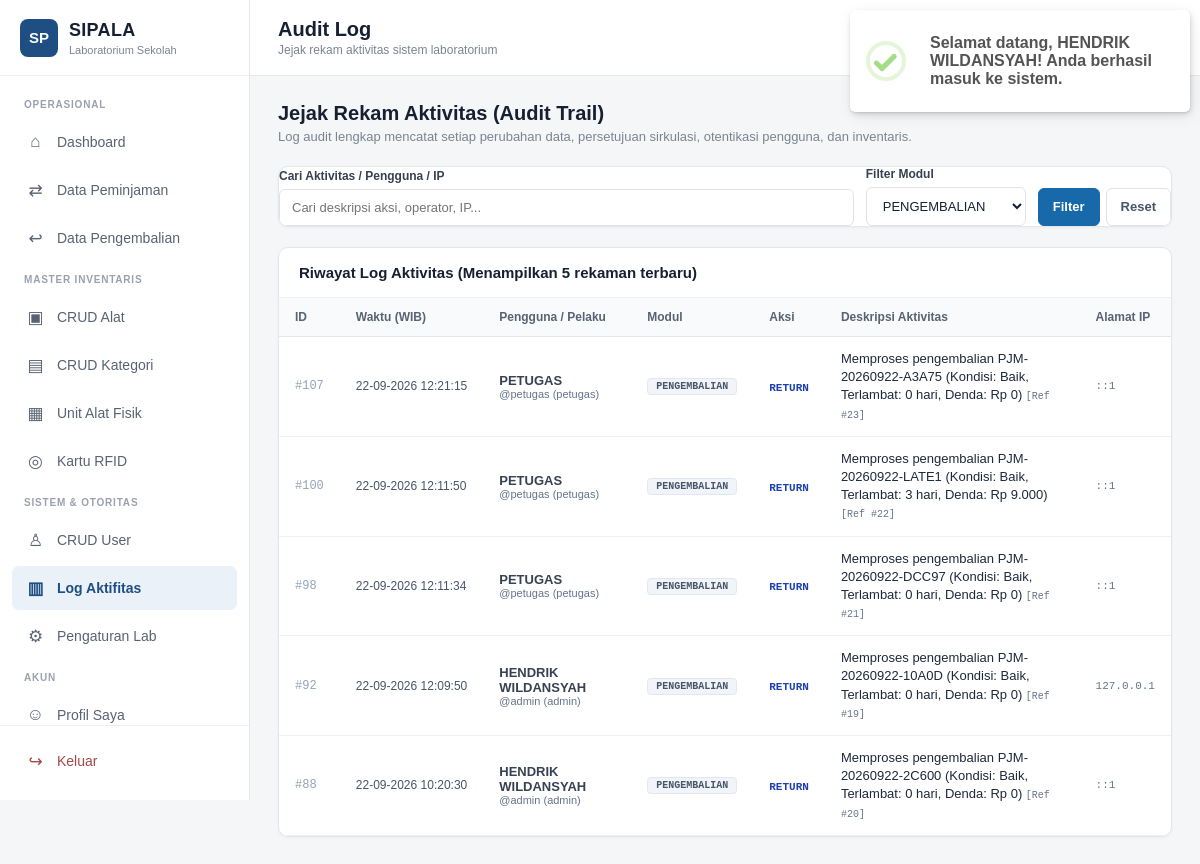
The page /admin/log/index.php?modul=PENGEMBALIAN (signed in) on the database as committed earlier.
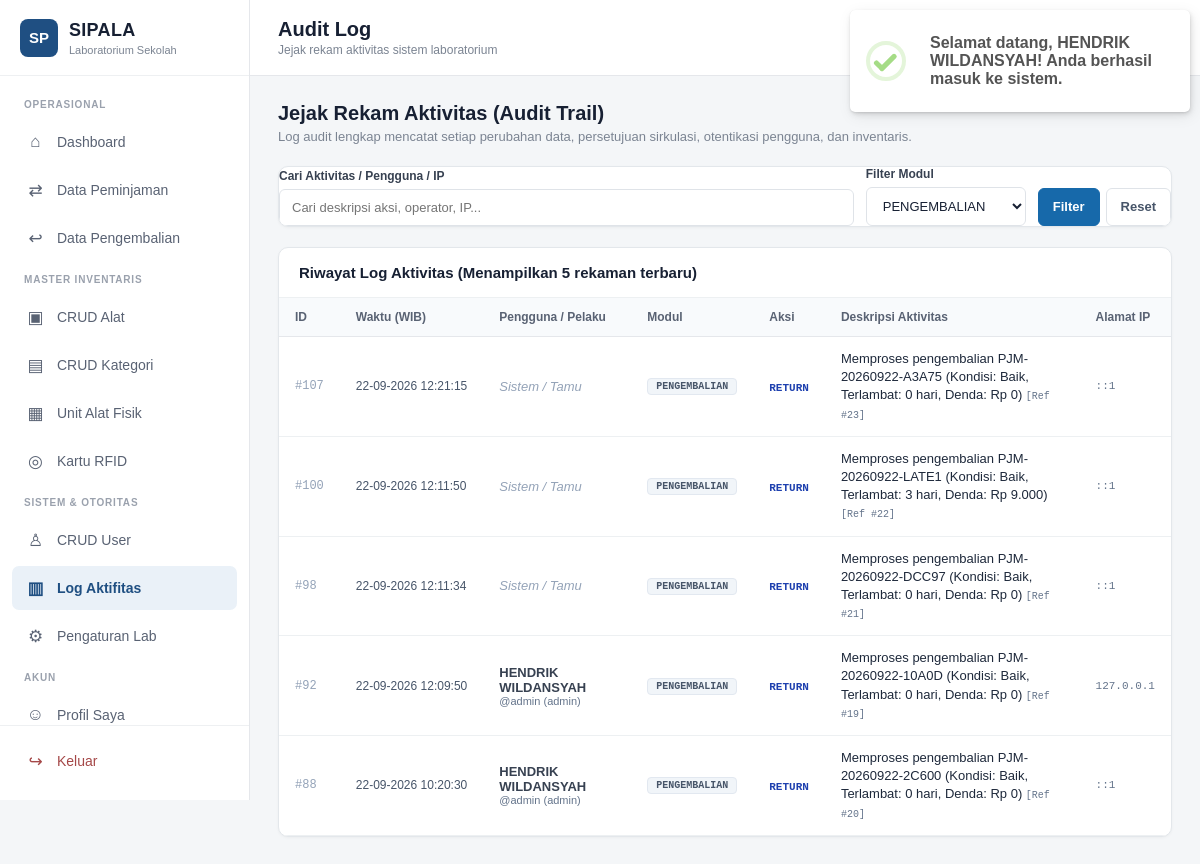
The same page on the database as committed later.
### tables this page shows
CREATE TABLE `log_aktivitas` (
  `id` bigint(20) unsigned NOT NULL AUTO_INCREMENT,
  `user_id` int(10) unsigned DEFAULT NULL,
  `aksi` varchar(50) NOT NULL DEFAULT 'UMUM',
  `modul` varchar(50) NOT NULL DEFAULT 'SYSTEM',
  `reference_id` int(10) unsigned DEFAULT NULL,
  `aktivitas` varchar(100) NOT NULL DEFAULT '',
  `deskripsi` text NOT NULL,
  `ip_address` varchar(45) DEFAULT NULL,
  `created_at` timestamp NOT NULL DEFAULT current_timestamp(),
  PRIMARY KEY (`id`),
  KEY `idx_log_user_created` (`user_id`,`created_at`),
  KEY `idx_log_aktivitas_created` (`aktivitas`,`created_at`),
  CONSTRAINT `fk_log_user` FOREIGN KEY (`user_id`) REFERENCES `users` (`id`) ON DELETE SET NULL ON UPDATE CASCADE
);

CREATE TABLE `users` (
  `id` int(10) unsigned NOT NULL AUTO_INCREMENT,
  `nama` varchar(100) NOT NULL,
  `nis` varchar(32) DEFAULT NULL,
  `username` varchar(50) NOT NULL,
  `password` varchar(255) NOT NULL,
  `role` enum('admin','petugas','peminjam') NOT NULL DEFAULT 'peminjam',
  `kelas` varchar(50) DEFAULT NULL,
  `rfid_uid` varchar(100) DEFAULT NULL,
  `no_hp` varchar(25) DEFAULT NULL,
  `alamat` text DEFAULT NULL,
  `foto` varchar(255) DEFAULT NULL,
  `status` enum('aktif','nonaktif') NOT NULL DEFAULT 'aktif',
  `created_at` timestamp NOT NULL DEFAULT current_timestamp(),
  `updated_at` timestamp NOT NULL DEFAULT current_timestamp() ON UPDATE current_timestamp(),
  PRIMARY KEY (`id`),
  UNIQUE KEY `uq_users_username` (`username`),
  UNIQUE KEY `uq_users_nis` (`nis`),
  UNIQUE KEY `uq_users_rfid` (`rfid_uid`),
  KEY `idx_users_role_status` (`role`,`status`),
  KEY `idx_users_nama` (`nama`)
);

### includes/functions.php (called while the page is built, shortened)
<?php
if (!function_exists('e')) {
    function e(mixed $v): string {
        return htmlspecialchars((string)($v ?? ''), ENT_QUOTES, 'UTF-8');
    }
}

### admin/log/index.php (the view, shortened to what the changed rows need)
<?php
require_once __DIR__ . '/../includes/admin.php';
$filterModul = trim((string)($_GET['modul'] ?? ''));
$sql = "
    SELECT l.*, u.nama AS nama_user, u.username, u.role AS role_user
    FROM log_aktivitas l
    LEFT JOIN users u ON u.id = l.user_id
    WHERE 1=1
";
$params = [];
if ($filterModul !== '') {
    $sql .= " AND l.modul = ?";
    $params[] = $filterModul;
}
$sql .= " ORDER BY l.id DESC LIMIT 200";
$stmt = $pdo->prepare($sql);
$stmt->execute($params);
$logs = $stmt->fetchAll();
?>
<div class="head">
    <div>
        <h2>Jejak Rekam Aktivitas (Audit Trail)</h2>
    </div>
</div>
<div class="panel">
    <div class="table-wrap">
        <table>
            <thead>
                <tr>
                    <th style="width:50px;">ID</th>
                    <th>Waktu (WIB)</th>
                    <th>Pengguna / Pelaku</th>
                    <th>Modul</th>
                    <th>Aksi</th>
                    <th>Deskripsi Aktivitas</th>
                    <th>Alamat IP</th>
                </tr>
            </thead>
            <tbody>
                <?php if (!$logs): ?>
                    <tr>
                        <td colspan="7"><div class="empty">Belum ada rekaman audit log yang sesuai.</div></td>
                    </tr>
                <?php else: ?>
                    <?php foreach ($logs as $l): ?>
                        <tr>
                            <td style="font-family:monospace;font-size:12px;color:#94a3b8;">#<?= $l['id'] ?></td>
                            <td style="font-size:12px;white-space:nowrap;color:#475569;">
                                <?= e(date('d-m-Y H:i:s', strtotime($l['created_at']))) ?>
                            </td>
                            <td>
                                <?php if (!empty($l['nama_user'])): ?>
                                    <strong><?= e($l['nama_user']) ?></strong>
                                    <span style="display:block;font-size:11px;color:#64748b;">@<?= e($l['username']) ?> (<?= e($l['role_user']) ?>)</span>
                                <?php else: ?>
                                    <span style="color:#94a3b8;font-style:italic;">Sistem / Tamu</span>
                                <?php endif; ?>
                            </td>
                            <td>
                                <span style="display:inline-block;padding:2px 8px;border-radius:4px;font-size:10px;font-weight:700;background:#f1f5f9;color:#475569;border:1px solid #e2e8f0;font-family:monospace;">
                                    <?= e($l['modul'] ?: 'SYSTEM') ?>
                                </span>
                            </td>
                            <td>
                                <span style="font-weight:700;font-size:11px;color:#1e40af;font-family:monospace;">
                                    <?= e($l['aksi'] ?: ($l['aktivitas'] ?? 'INFO')) ?>
                                </span>
                            </td>
                            <td style="font-size:13px;line-height:1.4;color:#1e293b;">
                                <?= e($l['deskripsi']) ?>
                                <?php if (!empty($l['reference_id'])): ?>
                                    <span style="font-size:10px;color:#64748b;font-family:monospace;">[Ref #<?= (int)$l['reference_id'] ?>]</span>
                                <?php endif; ?>
                            </td>
                            <td style="font-family:monospace;font-size:11px;color:#64748b;">
                                <?= e($l['ip_address'] ?: '127.0.0.1') ?>
                            </td>
                        </tr>
                    <?php endforeach; ?>
                <?php endif; ?>
            </tbody>
        </table>
    </div>
</div>

Rows that differ between the two databases and show on the page:
changed log_aktivitas id 107: user.nama "PETUGAS" → (not shown); user.username "petugas" → (not shown); user.role "petugas" → (not shown); text "@ ( )" → "Sistem / Tamu"
changed log_aktivitas id 100: user.nama "PETUGAS" → (not shown); user.username "petugas" → (not shown); user.role "petugas" → (not shown); text "@ ( )" → "Sistem / Tamu"
changed log_aktivitas id 98: user.nama "PETUGAS" → (not shown); user.username "petugas" → (not shown); user.role "petugas" → (not shown); text "@ ( )" → "Sistem / Tamu"
